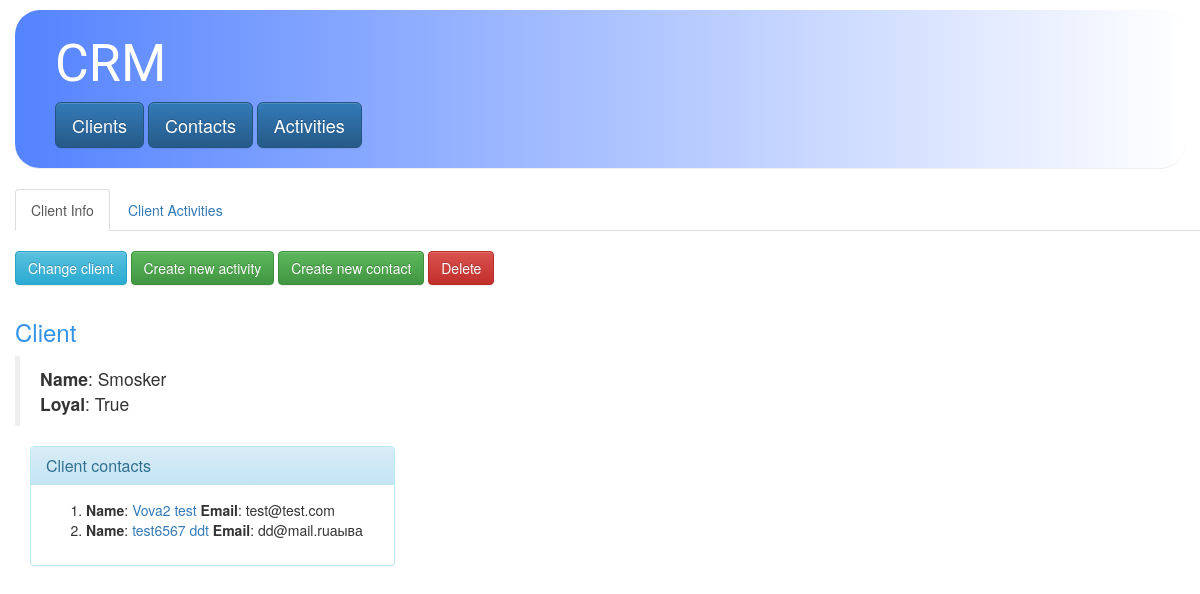
Screenshot of /crm/clients/1/ with the database file from the repository.
### crm/models.py (models this page shows, shortened)
class Client(models.Model):
    name = models.CharField(max_length=200)
    loyal = models.BooleanField(default=False)
    def str_with_html(self):
        return u'<b>Name</b>: {}\n<b>Loyal</b>: {}'.format(self.name, self.loyal)

class Contact(models.Model):
    first_name = models.CharField(max_length=200)
    last_name = models.CharField(max_length=200)
    email = models.EmailField()
    phone = models.IntegerField()
    client = models.ForeignKey(Client, on_delete=models.SET_NULL,null=True,blank=True)
    active = models.BooleanField(default=True)
    def full_name(self):
        return u'{} {}'.format(self.first_name,self.last_name)

### crm/views.py (the view)
# urls.py: url(r'^clients/(?P<pk>[0-9]+)/$', views.DistinctClient.as_view(), name='client'),
class DistinctClient(Distinct):
    form_class = ClientCreation
    model = Client
    template_name = 'crm/client_detail.html'
    all_template = 'clients'
    distinct_template = 'client'

### crm/forms.py
class ClientCreation(forms.ModelForm):
    class Meta:
        model = Client
        fields = ('name','loyal')

### crm/templates/crm/client_detail.html (shortened to what this page needs)
{% extends 'crm/base.html' %}
{% block content %}
{% load bootstrap %}
<ul class="nav nav-tabs">
  <li class="active"><a data-toggle="tab" href="#menu1">Client Info</a></li>
  <li><a data-toggle="tab" href="#menu2">Client Activities</a></li>
</ul>
<div class="tab-content">
  <div id="menu1" class="tab-pane active">
    <br>
    <button class="btn btn-s btn-info" data-toggle="collapse" data-target="#hide-me">Change client</button>
    <a href="{% url 'crm:new_activity'%}" class="btn btn-s btn-success">{{ "Create new activity" }}</a>
    <a href="{% url 'crm:new_contact'%}" class="btn btn-s btn-success">{{ "Create new contact" }}</a>
    <form  method="post">
      <input type="submit" value="Delete" class="btn btn-s btn-danger" onclick="return confirm('Are you sure?')"/>
    </form>
    <h3>Client</h3>
      <blockquote>
        {{client.str_with_html|safe|linebreaks}}
      </blockquote>
    {% if client.contact_set.all %}
    <div class="col-sm-4">
      <div class="panel panel-info">
        <div class="panel-heading">
          <h3 class="panel-title">Client contacts</h3>
        </div>
        <div class="panel-body">
          <ol>
            {% for contact in client.contact_set.all %}
            <li><b>Name</b>: <a href="{% url 'crm:contact' contact.id%}">{{ contact.full_name}}</a> <b>Email</b>: {{contact.email}}</li>
            {% endfor %}
          </ol>
          {% endif %}
        </div>
      </div>
    </div>
  </div>
    </div>
{% endblock content %}

### crm/static/crm/style.css (style rules this page uses)
body { padding-left: 15px; }
form { display: inline-block; }
h3 { color:rgb(48,147,232); }

### rows the page displays
Client: str_with_html "Name : Smosker Loyal : True"
Contact: full_name "Vova2 test", email "test@test.com"
Contact: full_name "test6567 ddt", email "dd@mail.ruаыва"

### other values shown
{{ "Create new activity" }} "Create new activity"
{{ "Create new contact" }} "Create new contact"
